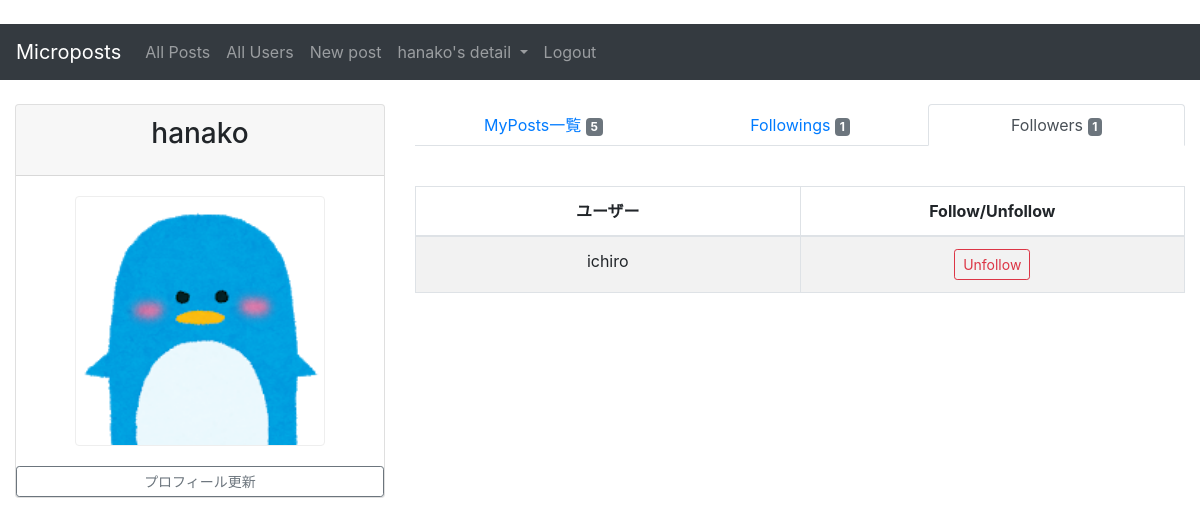
Screenshot of /microposts/follower/ (signed in) with the database file from the repository.
### accounts/models.py (models this page shows, shortened)
class User(AbstractBaseUser, PermissionsMixin):
    username = models.CharField(max_length=50, unique=True)
    email = models.EmailField(max_length=50, unique=True)
    is_active = models.BooleanField(default=True)
    is_staff = models.BooleanField(default=False)
    avatar = models.ImageField(blank=True, null=True)
    EMAIL_FIELD = 'email'
    USERNAME_FIELD = 'username'
    REQUIRED_FIELDS = ['email']
    objects = UserManager()
    favourite_post = models.ManyToManyField(
        'microposts.Post', blank=True,
        verbose_name='お気に入りの投稿'
    )

### microposts/views.py (the view)
# urls.py: path('follower/', FollowersView.as_view(), name='follower'),
class FollowersView(LoginRequiredMixin, ListView): # 追加
    template_name = 'microposts/followers.html'
    model = Relationship
    def get_context_data(self, **kwargs):
        context = super().get_context_data(**kwargs)
        user = self.request.user
        context['my_posts_count'] = Post.objects.filter(owner_id=self.request.user).count()
        followings = (Relationship.objects.filter(follower_id=user.id)).values_list('following_id')
        context['following_list'] = User.objects.filter(id__in=followings)
        context['following_count'] = User.objects.filter(id__in=followings).count()
        followers = (Relationship.objects.filter(following_id=user.id)).values_list('follower_id')
        context['follower_list'] = User.objects.filter(id__in=followers)
        return context

### templates/microposts/followers.html (shortened to what this page needs)
{% extends 'base.html' %}
{% load static %}
{% block content %}
    <div class="content-wrapper">
        <div class="container-fluid">
            <div class="row">
                <aside class="col-sm-4">
                    <div class="card">
                        <div class="card-header">
                            <h3 class="card-title text-center">{{ user.get_username }}</h3>
                        </div>
                        <div class="card-body">
                            {% if user.avatar %}
                                <img class="rounded img-fluid mx-auto d-block"
                                    src="{{ user.avatar.url }}" id="avatar-image" alt="avatar_image">
                            {% else %}
                                <img class="rounded img-fluid mx-auto d-block"
                                    src="{% static 'images/avator_default.png' %}" id="avatar-image" alt="avatar_image">
                            {% endif %}
                        </div>
                        <a class="btn btn-outline-secondary btn-sm"
                            href="{% url 'accounts:edit_profile' %}" role="button">プロフィール更新</a>
                    </div>
                </aside>
                <div class="col-sm-8">
                    <ul class="nav nav-tabs nav-justified mb-3">
                        <li class="nav-item"><a href="{% url 'microposts:myposts' %}" class="nav-link">MyPosts一覧
                            <span class="badge badge-secondary">{{ my_posts_count }}</span></a></li>
                        <li class="nav-item"><a href="{% url 'microposts:following' %}" class="nav-link">Followings
                            <span class="badge badge-secondary">{{ following_count }}</span></a></li>
                        <li class="nav-item"><a href="{% url 'microposts:follower' %}" class="nav-link active">Followers
                            <span class="badge badge-secondary">{{ follower_list | length }}</span></a></li>
                    </ul>
                    <div class="table table-responsive">
                        <table id='follower_list'
                            class="table table-striped table-bordered table-hover">
                            <thead>
                            <tr>
                                <th class="text-center" style="width: 50%">ユーザー</th>
                                <th class="text-center" style="width: 50%">Follow/Unfollow</th>
                            </tr>
                            </thead>
                            <tbody>
                            {% for item in follower_list %}
                                <tr class="text">
                                    <td class="text-center">{{ item.username }}</td>
                                    <td class="text-center align-middle">
                                        {% if item in following_list %}
                                            <form action="{% url 'accounts:rm_relation' pk=item.id %}" method="post">
                                                <button type="submit" class="btn btn-outline-danger btn-sm" name="button">
                                                    Unfollow
                                                </button>
                                            </form>
                                        {% endif %}
                                </tr>
                            {% endfor %}
                            </tbody>
                        </table>
                    </div>
                </div>
            </div>
        </div>
    </div>
{% endblock %}

### templates/base.html (shortened to what this page needs)
{% load static %}
<!DOCTYPE html>
<html lang="ja">
<head>
    <link rel="stylesheet" href="https://stackpath.bootstrapcdn.com/bootstrap/4.3.1/css/bootstrap.min.css"
>
    <link rel="stylesheet" href="{% static 'CSS/style.css' %}">
    <link rel="stylesheet" href="{% static 'CSS/magnific-popup.css' %}">
    {% load bootstrap4 %}
</head>
<body>
<header class="mb-4">
    <nav class="navbar navbar-expand-sm navbar-dark bg-dark">
        <a class="navbar-brand" href="#">Microposts</a>
        <div class="collapse navbar-collapse" id="navbarSupportedContent">
            <ul class="navbar-nav navbar-left">
            {% if user.is_authenticated %}
                <li class="nav-item">
                    <a class="nav-link" href="{% url 'microposts:postlist' %}">All Posts</a>
                </li>
                <li class="nav-item">
                    <a class="nav-link" href="{% url 'accounts:userlist' %}">All Users</a>
                </li>
                <li class="nav-item">
                    <a class="nav-link" href="{% url 'microposts:create' %}">New post</a>
                </li>
                <li class="nav-item dropdown">
                    <a class="nav-link dropdown-toggle" href="#" id="navbarDropdownMenuLink" role="button"
                    data-toggle="dropdown" aria-haspopup="true" aria-expanded="false">
                        {{ user.username }}'s detail </a>
                </li>
            {% endif %}
            </ul>
            <ul class="navbar-nav navbar-right">
            {% if user.is_authenticated %}
                <li class="nav-item">
                    <a class="nav-link" href="{% url 'accounts:logout' %}">Logout</a>
                </li>
            {% endif %}
            </ul>
        </div>
    </nav>
</header>
{% block content %}
{% endblock content %}
<link rel="stylesheet" href="https://rawgit.com/enyo/dropzone/master/dist/dropzone.css">
</body>
</html>

### static/CSS/style.css (style rules this page uses)
#avatar-image { height: 250px; width: 250px; object-fit: cover; border-radius: 20%; border: 1px solid #eee; }

### rows the page displays
User: username "hanako", get_username "hanako", avatar (picture)
User: username "ichiro", shows "Unfollow"

### other values shown
{{ my_posts_count }} "5"
{{ following_count }} "1"
{{ follower_list | length }} "1"
